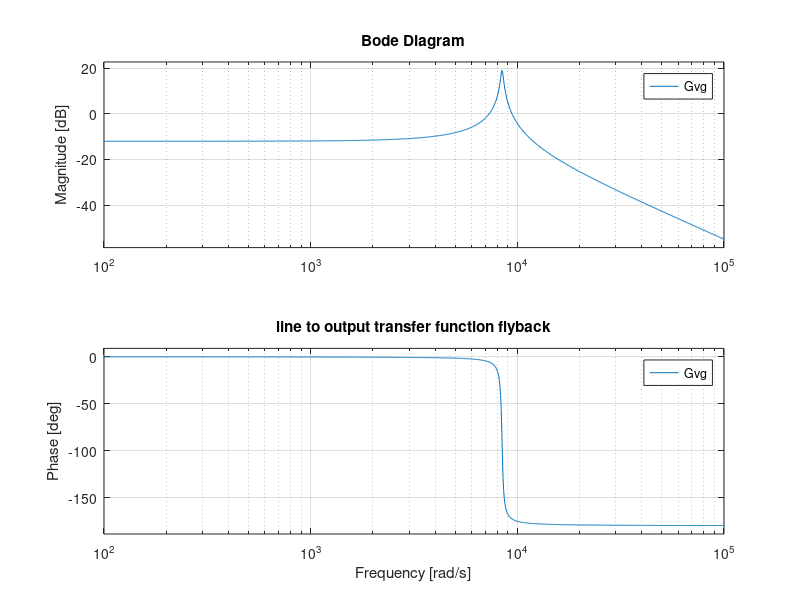
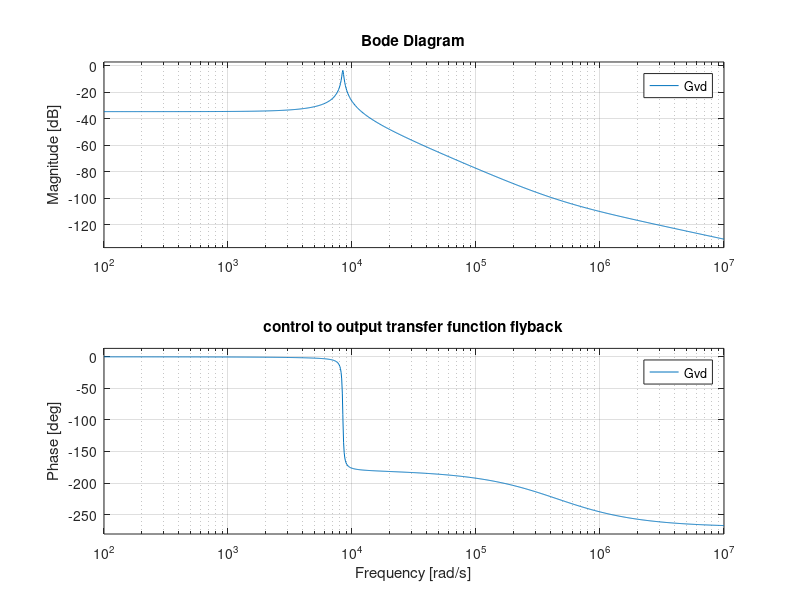

The MATLAB script that drew these images, in order:
% Module 8 Assignment:
% Flyback small signal transfer functions

close all
clear all
clc

% Given Converter Parameters
Vg = 48;     %AVG input
V = 12;      %AVG output
P = 150;     %output power
fsw = 100e3; %switcghing frequency 
Lm = 250e-6; %magnetizing inducatanze
Ron = 0;     %fet on resistance
Cout = 100e-6;  %output cap
n = 0.5;     %turns ratio (n2/n1)

% Calculated parameters
Ts = 1/fsw;
D = V/(V + n*Vg); 
Dprime = 1-D;
Ip = Vg/Lm * D * Ts;
I = Vg * (D * (Ip/2)/V);

Rout = V / I;


% transfer functions
s =tf('s'); % s = jw

%line to output Gvg
Ggo =  D * n / Dprime;
wo = (Dprime) / (n * sqrt( Lm * Cout ) );
Q = Rout * sqrt( Lm * Cout) / (n * Lm);

Gvg = Ggo/(1 + s/(Q*wo) + (s/wo)^2);

 figure();
 bode(Gvg);
 title('line to output transfer function flyback');


% control to output Gvd

Gdo = Dprime/(n*Vg + V);
wz = Dprime*(Vg + (V/n)) / (I*Lm);

Gvd = (Gdo*(1 - s/wz)) / (1 + s/(Q*wo) + (s/wo)^2);

 figure();
 bode(Gvd);
 title('control to output transfer function flyback');


